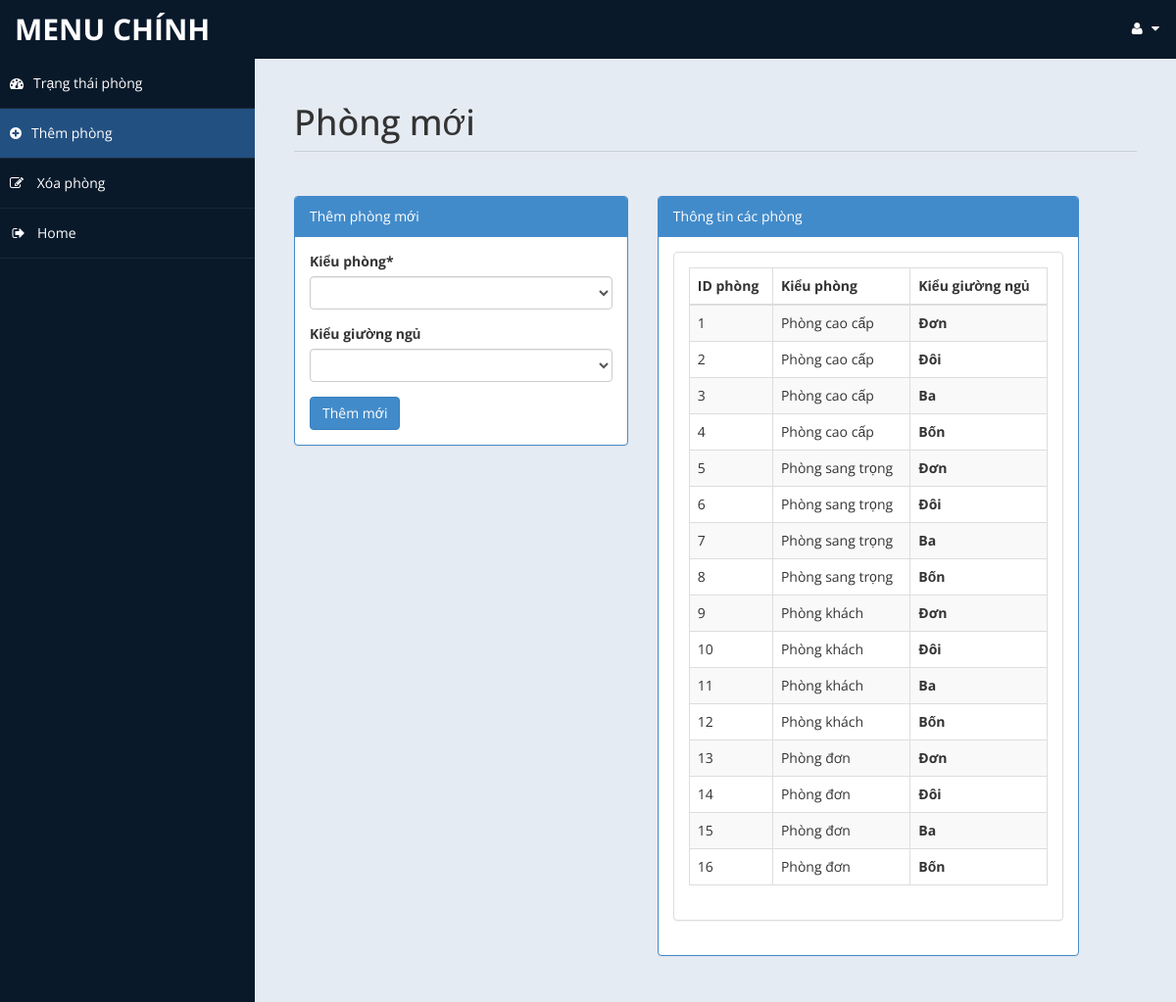
Screenshot of /admin/room.php (signed in) with the database file from the repository.
### tables this page shows
CREATE TABLE `room` (
  `id` int(10) UNSIGNED NOT NULL,
  `type` text DEFAULT NULL,
  `bedding` text DEFAULT NULL,
  `place` text DEFAULT NULL,
  `cusid` int(11) DEFAULT NULL
);

### admin/room.php (the view, shortened to what this page needs)
<!DOCTYPE html>
<html xmlns="http://www.w3.org/1999/xhtml">
<head>
    <link href="assets/css/bootstrap.css" rel="stylesheet" />
    <link href="assets/css/font-awesome.css" rel="stylesheet" />
    <link href="assets/css/custom-styles.css" rel="stylesheet" />
</head>
<body>
    <div id="wrapper">
        <nav class="navbar navbar-default top-navbar" role="navigation">
            <div class="navbar-header">
                <a class="navbar-brand" href="home.php">Menu chính </a>
            </div>
            <ul class="nav navbar-top-links navbar-right">
                <li class="dropdown">
                    <a class="dropdown-toggle" data-toggle="dropdown" href="#" aria-expanded="false">
                        <i class="fa fa-user fa-fw"></i> <i class="fa fa-caret-down"></i>
                    </a>
                </li>
            </ul>
        </nav>
        <nav class="navbar-default navbar-side" role="navigation">
            <div class="sidebar-collapse">
                <ul class="nav" id="main-menu">
                    <li>
                        <a  href="settings.php"><i class="fa fa-dashboard"></i>Trạng thái phòng</a>
                    </li>
					<li>
                        <a  class="active-menu" href="room.php" style="background-color: #225081"><i class="fa fa-plus-circle"></i>Thêm phòng</a>
                    </li>
                    <li>
                        <a  href="roomdel.php"><i class="fa fa-pencil-square-o"></i> Xóa phòng</a>
                    </li>
                    <li><a href="home.php"><i class="fa fa-sign-out fa-fw"></i>Home</a></li>
            </div>
        </nav>
        <div id="page-wrapper" >
            <div id="page-inner">
			 <div class="row">
                    <div class="col-md-12">
                        <h1 class="page-header">
                           Phòng mới <small></small>
                        </h1>
                    </div>
                </div>
            <div class="row">
                <div class="col-md-5 col-sm-5">
                    <div class="panel panel-primary">
                        <div class="panel-heading">
                            Thêm phòng mới
                        </div>
                        <div class="panel-body">
						<form name="form" method="post">
                            <div class="form-group">
                                            <label>Kiểu phòng*</label>
                                            <select name="troom"  class="form-control" required>
												<option value selected ></option>
                                                <option value="Phòng cao cấp">Phòng cao cấp</option>
                                            </select>
                              </div>
								<div class="form-group">
                                            <label>Kiểu giường ngủ</label>
                                            <select name="bed" class="form-control" required>
												<option value selected ></option>
                                                <option value="Đơn">Đơn</option>
                                            </select>
                               </div>
							 <input type="submit" name="add" value="Thêm mới" class="btn btn-primary">
							</form>
							<?php
							 include('db.php');
							?>
                        </div>
                    </div>
                </div>
            <div class="row">
                <div class="col-md-6 col-sm-6">
                    <div class="panel panel-primary">
                        <div class="panel-heading">
                            Thông tin các phòng
                        </div>
                        <div class="panel-body">
                    <div class="panel panel-default">
                        <?php
						$sql = "select * from room ";
						$re = mysqli_query($con,$sql)
						?>
                        <div class="panel-body">
                            <div class="table-responsive">
                                <table class="table table-striped table-bordered table-hover" id="dataTables-example">
                                    <thead>
                                        <tr>
                                            <th>ID phòng</th>
                                            <th>Kiểu phòng</th>
											<th>Kiểu giường ngủ</th>
                                        </tr>
                                    </thead>
                                    <tbody>
									<?php
										while($row= mysqli_fetch_array($re))
										{
												$id = $row['id'];
											if($id % 2 == 0)
											{
												echo "<tr class=odd gradeX>
													<td>".$row['id']."</td>
													<td>".$row['type']."</td>
												   <th>".$row['bedding']."</th>
												</tr>";
											}
											else
											{
												echo"<tr class=even gradeC>
													<td>".$row['id']."</td>
													<td>".$row['type']."</td>
												   <th>".$row['bedding']."</th>
												</tr>";
											}
										}
									?>
                                    </tbody>
                                </table>
                            </div>
                        </div>
                    </div>
                       </div>
                    </div>
                </div>
            </div>
					</div>
            </div>
        </div>
</body>
</html>

### admin/assets/css/custom-styles.css (style rules this page uses)
body { font-family: 'Open Sans', sans-serif; }
#wrapper { width: 100%; background:#09192A; }
#page-wrapper { padding: 15px 15px; min-height: 600px; background:#E5EBF2; }
#page-inner { width:100%; margin:10px 20px 10px 0px; background-color:transparent; padding:10px; min-height:1200px; }
h1, .h1, h2, .h2, h3, .h3 { margin-top: 7px; margin-bottom: -5px; }
.page-header { padding-bottom: 9px; margin: 10px 0 45px; border-bottom: 1px solid #C7D1DD; }
.top-navbar { margin:0px; }
.top-navbar .navbar-brand { color: #fff; width: 260px; text-align: left; height: 60px; font-size: 30px; font-weight: 700; text-transform: uppercase; line-height: 30px; }
.top-navbar .nav > li { position: relative; display: inline-block; }
.top-navbar .nav > li > a { position: relative; display: block; padding: 19px 15px; color: #77C0FD; }
.top-navbar .nav > li > a:hover, .top-navbar .nav > li > a { text-decoration: none; color: #fff; }
.active-menu { background-color:#225081; }
.sidebar-collapse , .sidebar-collapse .nav { background:none; }
.sidebar-collapse .nav { padding:0; }
.sidebar-collapse .nav > li > a { color:#fff; background:transparent; text-shadow:none; }
.sidebar-collapse > .nav > li > a { padding:15px 10px; }
.sidebar-collapse > .nav > li { border-bottom: 1px solid rgba(107, 108, 109, 0.19); }
.navbar-side { border:none; background-color: transparent; }
.top-navbar { background:#09192A; border-bottom:none; }
.top-navbar .nav > li > a > i { margin-right: 2px; }
.navbar-default { border:0px solid black; }
.navbar-header { background: #09192A; }
.nav > li > a > i { margin-right:10px; }
@media (min-width:768px) { #page-wrapper { margin: 0 0 0 260px; padding: 15px 30px; min-height: 1200px; } }
@media (min-width:768px) { .navbar-side { z-index: 1; position: absolute; width: 260px; } }
@media (min-width:768px) { .navbar { border-radius: 0px; } }

### rows the page displays
room: id "1", type "Phòng cao cấp", bedding "Đơn"
room: id "2", type "Phòng cao cấp", bedding "Đôi"
room: id "3", type "Phòng cao cấp", bedding "Ba"
room: id "4", type "Phòng cao cấp", bedding "Bốn"
room: id "5", type "Phòng sang trọng", bedding "Đơn"
room: id "6", type "Phòng sang trọng", bedding "Đôi"
room: id "7", type "Phòng sang trọng", bedding "Ba"
room: id "8", type "Phòng sang trọng", bedding "Bốn"
room: id "9", type "Phòng khách", bedding "Đơn"
room: id "10", type "Phòng khách", bedding "Đôi"
room: id "11", type "Phòng khách", bedding "Ba"
room: id "12", type "Phòng khách", bedding "Bốn"
room: id "13", type "Phòng đơn", bedding "Đơn"
room: id "14", type "Phòng đơn", bedding "Đôi"
room: id "15", type "Phòng đơn", bedding "Ba"
room: id "16", type "Phòng đơn", bedding "Bốn"
